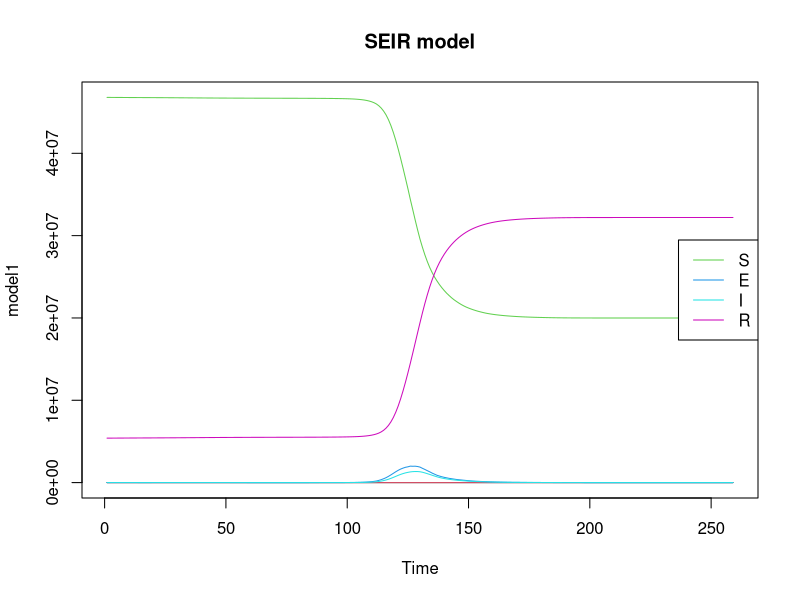
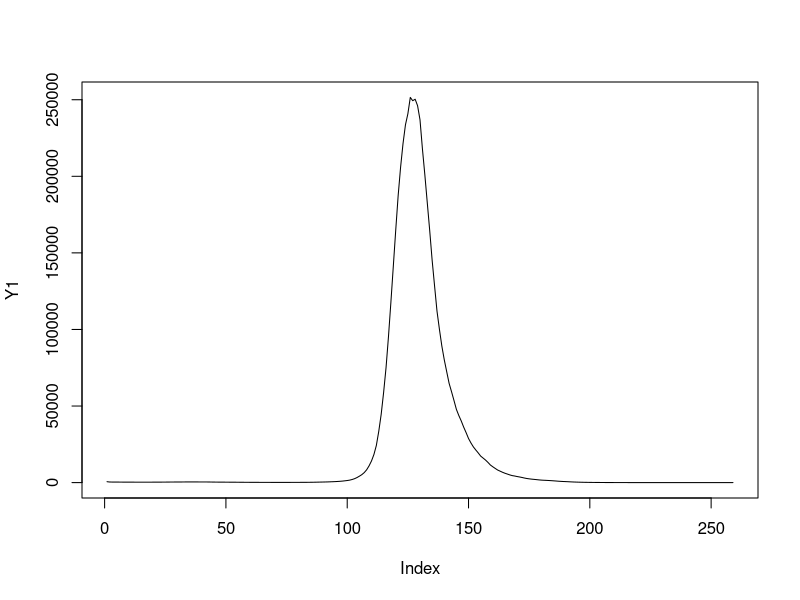

The R source for these figures, in order:
rm(list=ls())
require(deSolve)
times <- 1:259
N=52196381
sigma <- runif(1, min = 0, max = 1)
## first, simulate a set of random deviates
e <- rnorm(n = length(times) - 1, sd = sqrt(0.01))
## now compute their cumulative sum
e <- c(0, cumsum(e))

beta<- exp(sigma*e)

# H1N1 <- function(time, current_state, params){
# 
#   with(as.list(c(current_state, params)),{
#     for(t in 1:times){
#     N <- S+E+I+R
#     dS <- -(beta[t]*S*I)/N
#     dE <- (beta[t]*S*I)/N - E/k
#     dI <- E/k - I/gamma
#     dR <- I/gamma
#    }
#     return(list(c(dS, dE, dI, dR)))
#   })
# }
H1N1 <- function(time, current_state, params){
  
  with(as.list(c(current_state, params)),{
    
      N <- S+E+I+R
      dt <- 1
      dS <- -beta[t]*S*I/N
      dE <- beta[t]*S*I/N - E/k
      dI <- E/k - I/gamma
      dR <- I/gamma
    
    return(list(c(dt, dS, dE, dI, dR)))
  })
}


params <- c(k=1.59, gamma=1.08)

library('truncnorm')
R0 <- rtruncnorm(1, a=0, b=1, mean = 0.15, sd = 0.15)
E0 <-runif(1,-16, -9)
I0 <-runif(1,-16, -9)
#x <-runif(1, -5,2)
S <- N
R <- R0*S
S <- S - R

E <- exp(E0 + log(S))
S <- S - E
I <- exp(I0 + log(S))
S <- S - I


initial_state<- c(t=1, S=S, E=E, I=I, R=R)
#initial_state <- c(t=1,S=52196380, E=1, I=0, R=0)
model1 <- ode(initial_state, times, H1N1, params)

summary(model1)

matplot(model1, type="l", lty=1, main="SEIR model", xlab="Time")
legend <- colnames(model1)[3:6]
legend("right", legend=legend, col=3:6, lty = 1)

Z1 <-model1[,4]/1.59

tau1 <- runif(1,0,1)
Y1 <-vector(length = 259)
for (i in 1:259){
  #Y1[i]<- rlnorm(1,log(Z1[i,]/5),tau1)
  Y1[i]<- rlnorm(1,log(Z1[i]/5),tau1)
}
plot(Y1,type='l')
write.csv(Y1,"simY11.csv")
write.csv(model1,"simulatestates1.csv")
